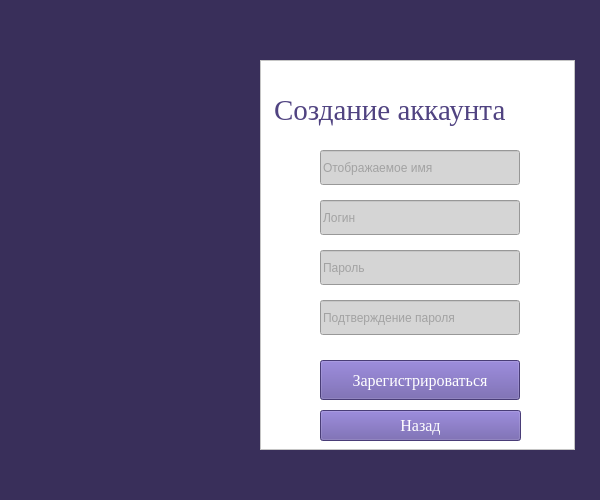
    <widget class="QWidget" name="SignUp">
     <property name="sizePolicy">
      <sizepolicy hsizetype="Fixed" vsizetype="Fixed">
       <horstretch>0</horstretch>
       <verstretch>0</verstretch>
      </sizepolicy>
     </property>
     <property name="minimumSize">
      <size>
       <width>600</width>
       <height>500</height>
      </size>
     </property>
     <property name="maximumSize">
      <size>
       <width>600</width>
       <height>500</height>
      </size>
     </property>
     <property name="styleSheet">
      <string notr="true">background-color: rgb(57, 47, 90);</string>
     </property>
     <widget class="QFrame" name="frame_4">
      <property name="geometry">
       <rect>
        <x>260</x>
        <y>60</y>
        <width>315</width>
        <height>390</height>
       </rect>
      </property>
      <property name="styleSheet">
       <string notr="true">background-color: rgb(255, 255, 255);
color: rgb(255, 255, 255);</string>
      </property>
      <property name="frameShape">
       <enum>QFrame::StyledPanel</enum>
      </property>
      <property name="frameShadow">
       <enum>QFrame::Raised</enum>
      </property>
      <widget class="QLabel" name="Creating_2">
       <property name="geometry">
        <rect>
         <x>14</x>
         <y>20</y>
         <width>291</width>
         <height>60</height>
        </rect>
       </property>
       <property name="font">
        <font>
         <family>Times New Roman</family>
         <pointsize>22</pointsize>
        </font>
       </property>
       <property name="styleSheet">
        <string notr="true">color: rgb(80, 67, 129);</string>
       </property>
       <property name="text">
        <string>Создание аккаунта</string>
       </property>
      </widget>
      <widget class="QLineEdit" name="NameLine">
       <property name="geometry">
        <rect>
         <x>60</x>
         <y>90</y>
         <width>200</width>
         <height>35</height>
        </rect>
       </property>
       <property name="styleSheet">
        <string notr="true">color: rgb(112, 112, 112);
background-color: rgb(213, 213, 213);</string>
       </property>
       <property name="text">
        <string/>
       </property>
       <property name="maxLength">
        <number>32</number>
       </property>
       <property name="placeholderText">
        <string>Отображаемое имя</string>
       </property>
      </widget>
      <widget class="QLineEdit" name="LoginLine_2">
       <property name="geometry">
        <rect>
         <x>60</x>
         <y>140</y>
         <width>200</width>
         <height>35</height>
        </rect>
       </property>
       <property name="styleSheet">
        <string notr="true">color: rgb(112, 112, 112);
background-color: rgb(213, 213, 213);</string>
       </property>
       <property name="text">
        <string/>
       </property>
       <property name="maxLength">
        <number>32</number>
       </property>
       <property name="placeholderText">
        <string>Логин</string>
       </property>
      </widget>
      <widget class="QLineEdit" name="PassLine1">
       <property name="geometry">
        <rect>
         <x>60</x>
         <y>190</y>
         <width>200</width>
         <height>35</height>
        </rect>
       </property>
       <property name="styleSheet">
        <string notr="true">color: rgb(112, 112, 112);
background-color: rgb(213, 213, 213);</string>
       </property>
       <property name="text">
        <string/>
       </property>
       <property name="maxLength">
        <number>32</number>
       </property>
       <property name="echoMode">
        <enum>QLineEdit::Password</enum>
       </property>
       <property name="placeholderText">
        <string>Пароль</string>
       </property>
      </widget>
      <widget class="QLineEdit" name="PassLine2">
       <property name="geometry">
        <rect>
         <x>60</x>
         <y>240</y>
         <width>200</width>
         <height>35</height>
        </rect>
       </property>
       <property name="styleSheet">
        <string notr="true">color: rgb(112, 112, 112);
background-color: rgb(213, 213, 213);</string>
       </property>
       <property name="text">
        <string/>
       </property>
       <property name="maxLength">
        <number>32</number>
       </property>
       <property name="echoMode">
        <enum>QLineEdit::Password</enum>
       </property>
       <property name="placeholderText">
        <string>Подтверждение пароля</string>
       </property>
      </widget>
      <widget class="QPushButton" name="SignUpBtn">
       <property name="geometry">
        <rect>
         <x>60</x>
         <y>300</y>
         <width>200</width>
         <height>40</height>
        </rect>
       </property>
       <property name="font">
        <font>
         <family>Times New Roman</family>
         <pointsize>12</pointsize>
        </font>
       </property>
       <property name="styleSheet">
        <string notr="true">background-color: rgb(102, 86, 166);</string>
       </property>
       <property name="text">
        <string>Зарегистрироваться</string>
       </property>
      </widget>
      <widget class="QPushButton" name="goFromSignUpBtn">
       <property name="geometry">
        <rect>
         <x>60</x>
         <y>350</y>
         <width>201</width>
         <height>31</height>
        </rect>
       </property>
       <property name="font">
        <font>
         <family>Times New Roman</family>
         <pointsize>12</pointsize>
        </font>
       </property>
       <property name="styleSheet">
        <string notr="true">background-color: rgb(102, 86, 166);</string>
       </property>
       <property name="text">
        <string>Назад</string>
       </property>
      </widget>
     </widget>
     <widget class="QLabel" name="Picture_2">
      <property name="geometry">
       <rect>
        <x>40</x>
        <y>170</y>
        <width>191</width>
        <height>191</height>
       </rect>
      </property>
      <property name="text">
       <string/>
      </property>
      <property name="pixmap">
       <pixmap>../Project/profileicon.png</pixmap>
      </property>
      <property name="scaledContents">
       <bool>true</bool>
      </property>
     </widget>
    </widget>
